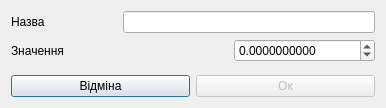
<?xml version="1.0" encoding="UTF-8"?>
<ui version="4.0">
 <class>VariablesDialog</class>
 <widget class="QDialog" name="VariablesDialog">
  <property name="geometry">
   <rect>
    <x>0</x>
    <y>0</y>
    <width>386</width>
    <height>108</height>
   </rect>
  </property>
  <property name="windowTitle">
   <string>PME - Variable</string>
  </property>
  <layout class="QVBoxLayout" name="verticalLayout">
   <item>
    <layout class="QGridLayout" name="gridLayout">
     <item row="0" column="0">
      <widget class="QLabel" name="label">
       <property name="text">
        <string>Назва</string>
       </property>
      </widget>
     </item>
     <item row="0" column="1" colspan="2">
      <widget class="QLineEdit" name="lineEdit"/>
     </item>
     <item row="1" column="0" colspan="2">
      <widget class="QLabel" name="label_2">
       <property name="text">
        <string>Значення</string>
       </property>
      </widget>
     </item>
     <item row="1" column="2">
      <widget class="QDoubleSpinBox" name="doubleSpinBox">
       <property name="decimals">
        <number>10</number>
       </property>
       <property name="minimum">
        <double>-9999999999999999583119736832.000000000000000</double>
       </property>
       <property name="maximum">
        <double>10000000000000000303786028427003666890752.000000000000000</double>
       </property>
      </widget>
     </item>
    </layout>
   </item>
   <item>
    <spacer name="verticalSpacer">
     <property name="orientation">
      <enum>Qt::Vertical</enum>
     </property>
     <property name="sizeHint" stdset="0">
      <size>
       <width>20</width>
       <height>40</height>
      </size>
     </property>
    </spacer>
   </item>
   <item>
    <layout class="QHBoxLayout" name="horizontalLayout">
     <item>
      <widget class="QPushButton" name="pushButton">
       <property name="text">
        <string>Відміна</string>
       </property>
      </widget>
     </item>
     <item>
      <widget class="QPushButton" name="pushButton_2">
       <property name="enabled">
        <bool>false</bool>
       </property>
       <property name="text">
        <string>Ок</string>
       </property>
      </widget>
     </item>
    </layout>
   </item>
  </layout>
 </widget>
 <tabstops>
  <tabstop>lineEdit</tabstop>
  <tabstop>doubleSpinBox</tabstop>
  <tabstop>pushButton_2</tabstop>
  <tabstop>pushButton</tabstop>
 </tabstops>
 <resources/>
 <connections>
  <connection>
   <sender>pushButton</sender>
   <signal>clicked()</signal>
   <receiver>VariablesDialog</receiver>
   <slot>reject()</slot>
   <hints>
    <hint type="sourcelabel">
     <x>148</x>
     <y>88</y>
    </hint>
    <hint type="destinationlabel">
     <x>20</x>
     <y>106</y>
    </hint>
   </hints>
  </connection>
  <connection>
   <sender>pushButton_2</sender>
   <signal>clicked()</signal>
   <receiver>VariablesDialog</receiver>
   <slot>accept()</slot>
   <hints>
    <hint type="sourcelabel">
     <x>299</x>
     <y>90</y>
    </hint>
    <hint type="destinationlabel">
     <x>337</x>
     <y>104</y>
    </hint>
   </hints>
  </connection>
 </connections>
</ui>
